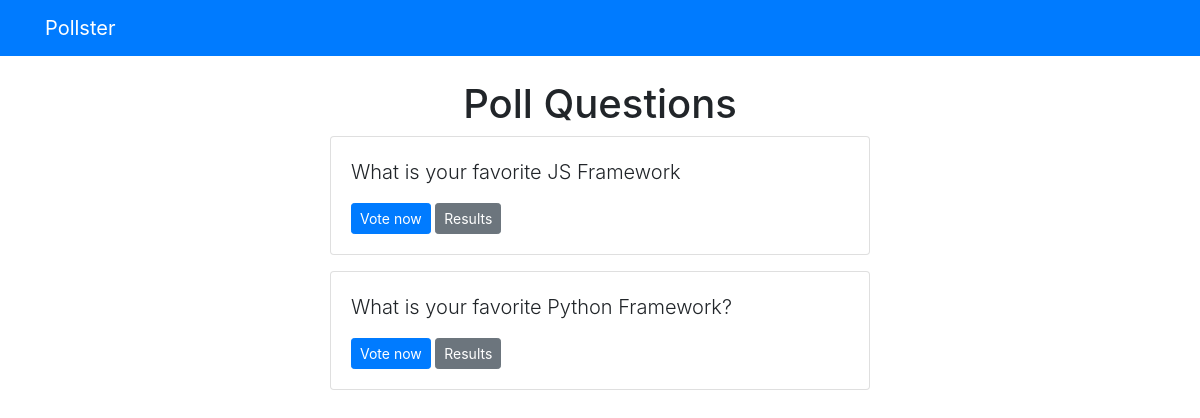
Screenshot of /polls/ with the database file from the repository.
### polls/models.py (models this page shows, shortened)
class Question(models.Model):
    question_text = models.CharField(("question"), max_length=200)
    pub_date = models.DateTimeField(
        ("date published"), auto_now=False, auto_now_add=False)

### polls/views.py (the view)
# urls.py: path('', views.index, name='index'), ]
def index(request):
    latest_questions_list = Question.objects.order_by('-pub_date')[:5]
    context = {'latest_questions_list': latest_questions_list}
    return render(request, 'polls/index.html', context)

### templates/polls/index.html
{% extends 'base.html' %} {% block content %}
<h1 class="text-center mb3">Poll Questions</h1>
{% if latest_questions_list %} {% for question in latest_questions_list %}
<div class="card mb-3">
    <div class="card-body">
        <p class="lead">{{ question.question_text }}</p>
        <a href="{% url 'polls:detail' question.id %}" class="btn btn-primary btn-sm">Vote now</a>
        <a href="{% url 'polls:results' question.id %}" class="btn btn-secondary btn-sm">Results</a>
    </div>
</div>
{% endfor %} {% else %}
<p>No polls available</p>
{% endif %} {% endblock %}

### rows the page displays
Question: question_text "What is your favorite JS Framework"
Question: question_text "What is your favorite Python Framework?"
